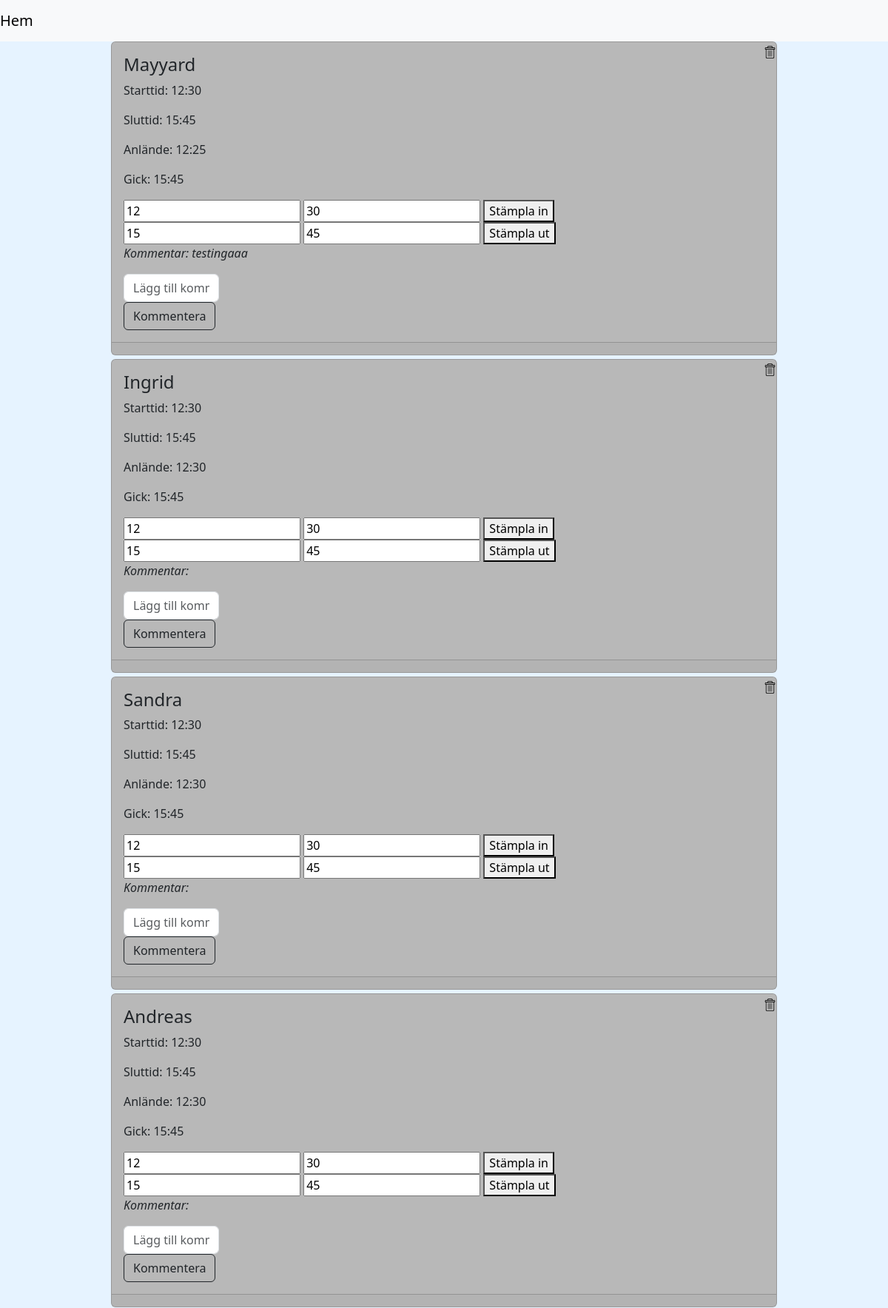
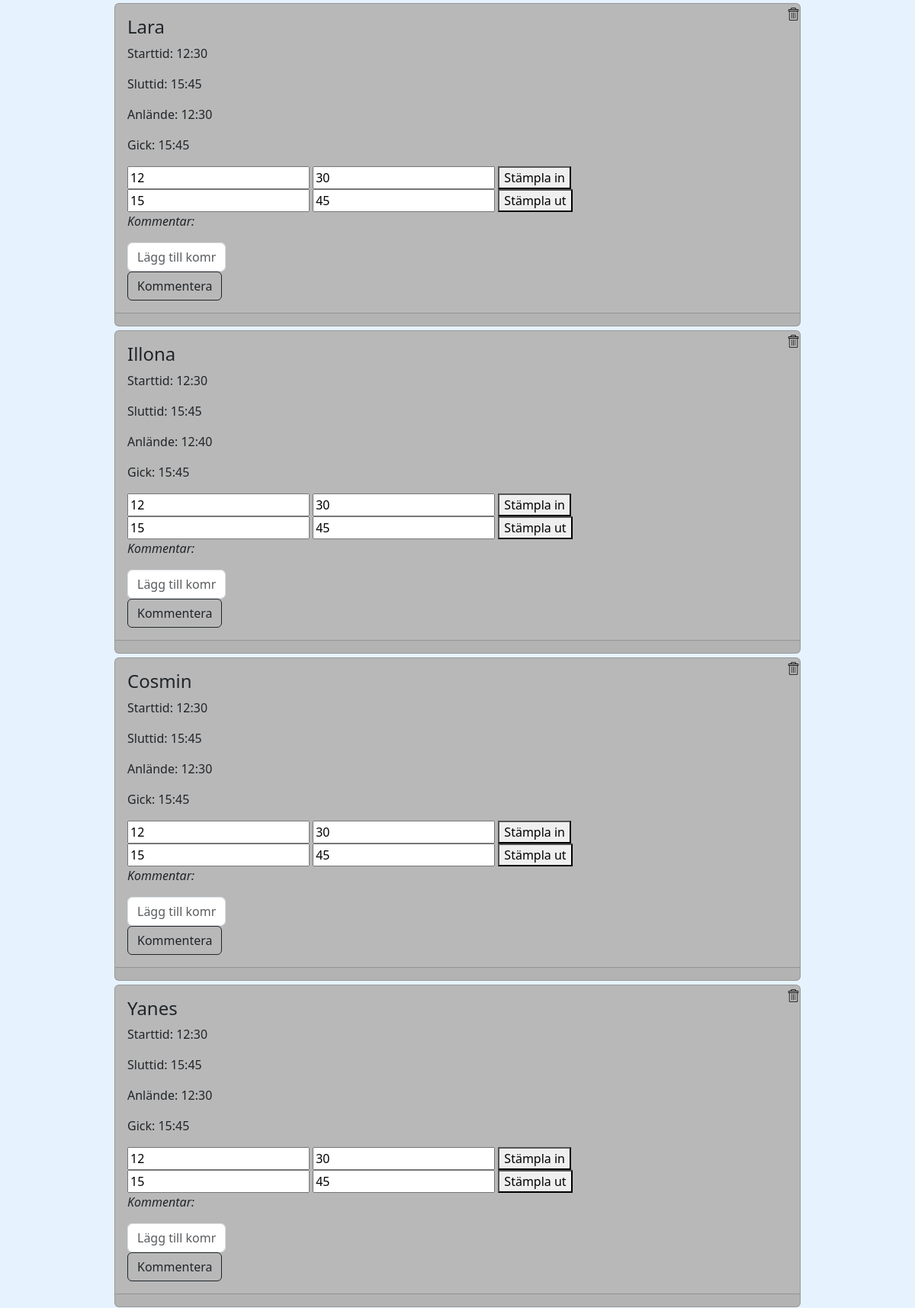
Page /arbetspass/Östra (upper part) on the committed database (2 pictures, top to bottom).
### main.py (models this page shows)
class Johannes(db.Model):
    id = db.Column(db.Integer, primary_key=True)
    passets_namn = db.Column(db.String, unique=False, nullable=False)
    arbetarens_namn = db.Column(db.String, unique=False, nullable=False)
    starttid_timme = db.Column(db.Integer, nullable=False)
    starttid_minut = db.Column(db.Integer, nullable=False)
    instämplad_timme = db.Column(db.Integer, nullable=True, default="")
    instämplad_minut = db.Column(db.Integer, nullable=True, default="")
    anlänt = db.Column(db.Boolean, unique=False, default=False)
    sluttid_timme = db.Column(db.Integer, nullable=False)
    sluttid_minut = db.Column(db.Integer, nullable=False)
    utstämplad_timme = db.Column(db.Integer, nullable=True, default="")
    utstämplad_minut = db.Column(db.Integer, nullable=True, default="")
    avslutat = db.Column(db.Boolean, unique=False, default=False)
    kommentar = db.Column(db.String, unique=False, nullable=True)

### main.py (the view)
@app.route("/arbetspass/<passet>", methods=["POST", "GET"])
def arbetspass(passet):
    with app.app_context():
        specifika_pass = db.session.execute(db.select(Johannes).where(Johannes.passets_namn == passet)).all()
    ej_anlängt = []
    anlänt = []
    avslutat = []
    for passet in specifika_pass:
        if passet[0].avslutat:
            avslutat.append(passet)
        elif passet[0].anlänt:
            anlänt.append(passet)
        else:
            ej_anlängt.append(passet)
    specifika_pass = ej_anlängt+anlänt+avslutat
    return render_template("pass.html", specifika_pass=specifika_pass)

### templates/pass.html (shortened to what this page needs)
<!DOCTYPE html>
<html lang="en">
<head>
    <link href="https://cdn.jsdelivr.net/npm/bootstrap@5.3.0/dist/css/bootstrap.min.css" rel="stylesheet">
    {{ bootstrap.load_css()}}
    {% from "bootstrap5/form.html" import render_form %}
    <link rel="stylesheet" href="/static/styles.css">
</head>
<body>
<nav class="navbar navbar-light bg-light">
  <a class="navbar-brand" href={{url_for("hem")}}>
    Hem
</nav>
    {% set starttid_för_strukturera = {"starttid": "_", "sluttid": "-"} %}
    {% for passet in specifika_pass%}
    {% set passet = passet[0]%}
    {% if not passet.anlänt and not passet.avslutat  %}
        {% if starttid_för_strukturera.starttid != passet.starttid_timme|string+":"+passet.starttid_minut|string %}
        <p class="ny_tid">{{passet.starttid_timme|string+":"+passet.starttid_minut|string}}</p>
        {% set ny_starttid = passet.starttid_timme|string+":"+passet.starttid_minut|string %}
        {% if starttid_för_strukturera.update({"starttid": ny_starttid}) %} {% endif %}
        {% endif %}
        <div class="card w-75 mx-auto bg-light position-relative">
        {% elif passet.avslutat %}
        <div class="card w-75 mx-auto card_avslutat">
                    {% endif %}
  <div class="card-body">
    <h4 class="card-title">{{passet.arbetarens_namn}}</h4>
    <p class="card-text">Starttid: {{passet.starttid_timme}}:{{passet.starttid_minut}}</p>
      <p class="card-text">Sluttid:    {{passet.sluttid_timme}}:{{passet.sluttid_minut}}</p>
      <p class="card-text">Anlände: {{passet.instämplad_timme}}{% if passet.instämplad_timme %}:{% endif %}{{passet.instämplad_minut}}</p>
      <p class="card-text">Gick:    {{passet.utstämplad_timme}}{% if passet.utstämplad_minut %}:{% endif %}{{passet.utstämplad_minut}}</p>
      <div class="form">
          <form method="POST", action={{url_for("stämpla_in", id=passet.id)}}>
              <input type="number" name="timme" value={{passet.starttid_timme}}>
              <input type="number" name="minut" value={{passet.starttid_minut}}>
              <button type="submit">Stämpla in</button>
          </form>
      </div>
      <div class="form">
          <form method="POST", action={{url_for("stämpla_ut", id=passet.id)}}>
              <input type="number" name="timme" value={{passet.sluttid_timme}}>
              <input type="number" name="minut" value={{passet.sluttid_minut}}>
              <button type="submit">Stämpla ut</button>
          </form>
      </div>
      <p><i>Kommentar:{% if passet.kommentar %}
      {{ passet.kommentar }}
      {% endif %}</i></p>
      <div class="input-group">
          <form method="POST", action={{url_for("addcomment")}}>
              <input class="form-control w-50" name="kommentar" type="text" placeholder="Lägg till kommentar..." required>
              <div class="input-group-append">
                  <button class="btn btn-outline-dark kommentar-btn" type="submit"> Kommentera </button>
                  </div>
          </form>
      </div>
      <a href={{url_for("delete", id=passet.id, passets_namn=passet.passets_namn)}} class="color-danger text-right position-absolute top-0 end-0" ><img src="/static/delete.png" width="17"></a>
  </div>
  <div class="card-footer text-muted">
  </div>
</div>
 {% endfor %}
<body>
</body>
</html>

### static/styles.css (style rules this page uses)
body { background-color: #e6f3ff }
.card { margin-bottom:5px; }
.card_avslutat { background-color: #B8B8B8 }
.kommentar-btn { height: 4px width: 4px }

### rows in the picture
Johannes: arbetarens_namn "Mayyard", starttid_timme "12", starttid_minut "30", sluttid_timme "15", sluttid_minut "45", instämplad_timme "12", instämplad_minut "25", utstämplad_timme "15", utstämplad_minut "45", timme "12", minut "30", timme "15", minut "45", kommentar "testingaaa"
Johannes: arbetarens_namn "Ingrid", starttid_timme "12", starttid_minut "30", sluttid_timme "15", sluttid_minut "45", instämplad_timme "12", instämplad_minut "30", utstämplad_timme "15", utstämplad_minut "45", timme "12", minut "30", timme "15", minut "45"
Johannes: arbetarens_namn "Sandra", starttid_timme "12", starttid_minut "30", sluttid_timme "15", sluttid_minut "45", instämplad_timme "12", instämplad_minut "30", utstämplad_timme "15", utstämplad_minut "45", timme "12", minut "30", timme "15", minut "45"
Johannes: arbetarens_namn "Andreas", starttid_timme "12", starttid_minut "30", sluttid_timme "15", sluttid_minut "45", instämplad_timme "12", instämplad_minut "30", utstämplad_timme "15", utstämplad_minut "45", timme "12", minut "30", timme "15", minut "45"
Johannes: arbetarens_namn "Lara", starttid_timme "12", starttid_minut "30", sluttid_timme "15", sluttid_minut "45", instämplad_timme "12", instämplad_minut "30", utstämplad_timme "15", utstämplad_minut "45", timme "12", minut "30", timme "15", minut "45"
Johannes: arbetarens_namn "Illona", starttid_timme "12", starttid_minut "30", sluttid_timme "15", sluttid_minut "45", instämplad_timme "12", instämplad_minut "40", utstämplad_timme "15", utstämplad_minut "45", timme "12", minut "30", timme "15", minut "45"
Johannes: arbetarens_namn "Cosmin", starttid_timme "12", starttid_minut "30", sluttid_timme "15", sluttid_minut "45", instämplad_timme "12", instämplad_minut "30", utstämplad_timme "15", utstämplad_minut "45", timme "12", minut "30", timme "15", minut "45"
Johannes: arbetarens_namn "Yanes", starttid_timme "12", starttid_minut "30", sluttid_timme "15", sluttid_minut "45", instämplad_timme "12", instämplad_minut "30", utstämplad_timme "15", utstämplad_minut "45", timme "12", minut "30", timme "15", minut "45"
